Frame 1 (no input): blank canvas, image omitted
Frame 60 (the mouse pressed at the canvas centre just before this capture): blank canvas, image omitted
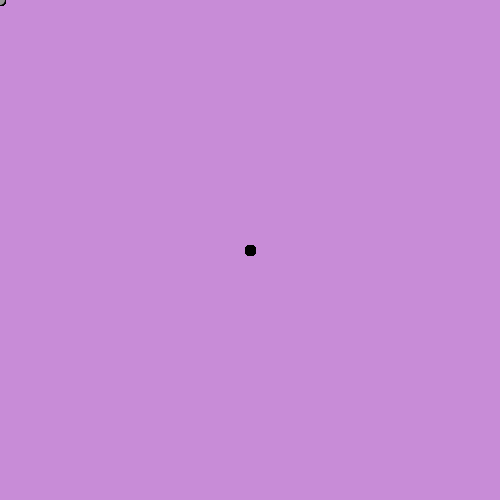
Frame 120 (the mouse held since frame 60 and released just before this capture)

The Processing sketch whose frames 1 and 60 were blank and that drew this single picture after the mouse press (run headless with seeded random() and noise(); from frame 60 on, the mouse is pressed at the canvas centre):

// Processing sketch: tutorial_2
// ── tutorial_2.pde
void setup() {
  size(500, 500);
  background (200,140,215);
}

void draw() {
  if (mousePressed) {
    fill(0);
  } else {
    fill(150);
  }
  ellipse(mouseX, mouseY, 10, 10);
}
